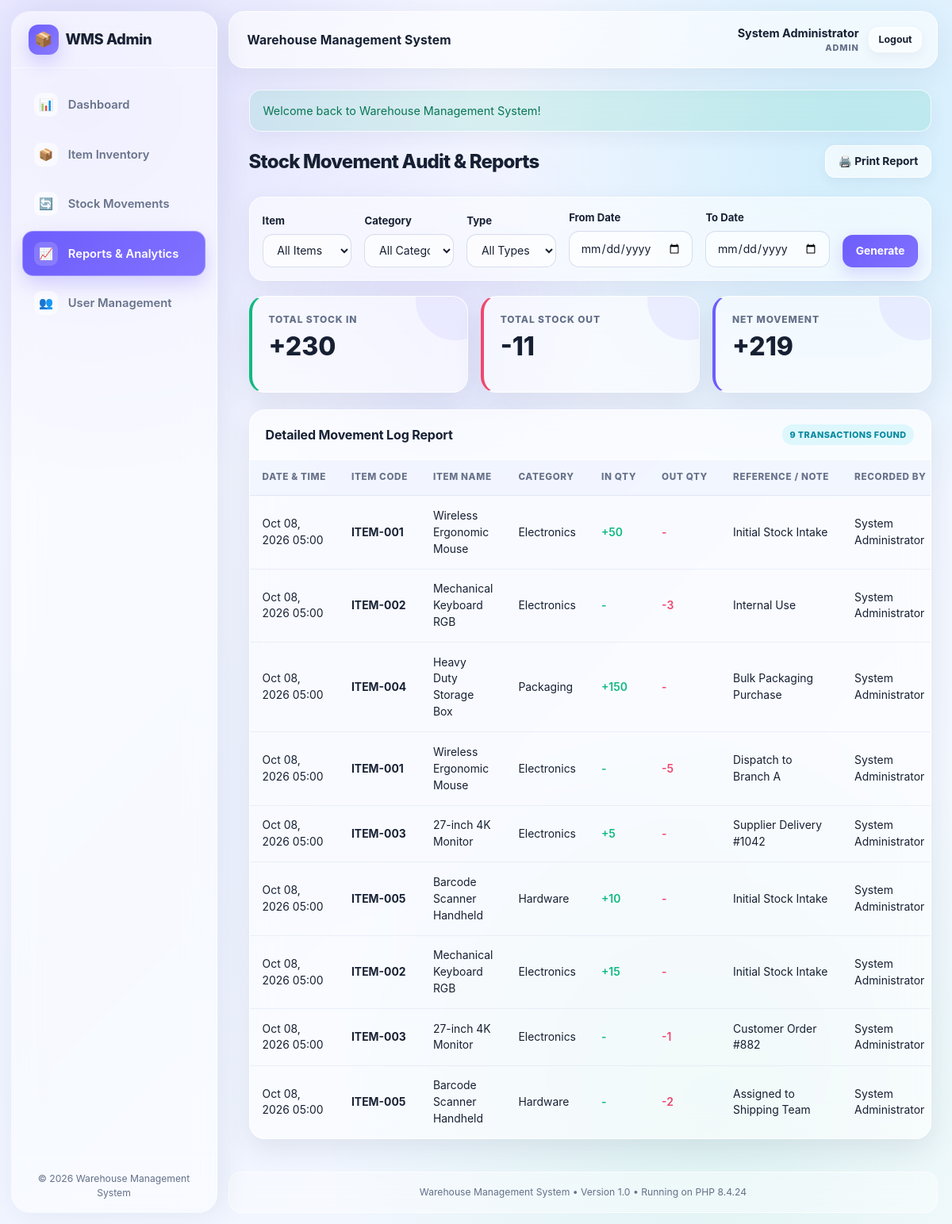
Screenshot of /admin/reports.php (signed in) with the database file from the repository.
### tables this page shows
CREATE TABLE IF NOT EXISTS `stock_movements` (
  `id` INT UNSIGNED AUTO_INCREMENT PRIMARY KEY,
  `item_id` INT UNSIGNED NOT NULL,
  `movement_type` ENUM('IN', 'OUT') NOT NULL,
  `quantity` INT NOT NULL,
  `movement_date` DATETIME NOT NULL DEFAULT CURRENT_TIMESTAMP,
  `reference_note` VARCHAR(255) DEFAULT NULL,
  `created_by` INT UNSIGNED NOT NULL,
  `created_at` DATETIME NOT NULL DEFAULT CURRENT_TIMESTAMP,
  CONSTRAINT `fk_movements_item` FOREIGN KEY (`item_id`) REFERENCES `items` (`id`) ON DELETE RESTRICT ON UPDATE CASCADE,
  CONSTRAINT `fk_movements_user` FOREIGN KEY (`created_by`) REFERENCES `users` (`id`) ON DELETE RESTRICT ON UPDATE CASCADE,
  CONSTRAINT `chk_movement_quantity_positive` CHECK (`quantity` > 0),
  INDEX `idx_item_id` (`item_id`),
  INDEX `idx_movement_type` (`movement_type`),
  INDEX `idx_movement_date` (`movement_date`),
  INDEX `idx_created_by` (`created_by`)
);

CREATE TABLE IF NOT EXISTS `items` (
  `id` INT UNSIGNED AUTO_INCREMENT PRIMARY KEY,
  `item_code` VARCHAR(50) NOT NULL UNIQUE,
  `item_name` VARCHAR(150) NOT NULL,
  `category` VARCHAR(100) NOT NULL,
  `location` VARCHAR(100) NOT NULL,
  `quantity` INT NOT NULL DEFAULT 0,
  `unit` VARCHAR(20) NOT NULL DEFAULT 'pcs',
  `reorder_level` INT NOT NULL DEFAULT 5,
  `created_at` DATETIME NOT NULL DEFAULT CURRENT_TIMESTAMP,
  `updated_at` DATETIME NOT NULL DEFAULT CURRENT_TIMESTAMP ON UPDATE CURRENT_TIMESTAMP,
  CONSTRAINT `chk_quantity_nonnegative` CHECK (`quantity` >= 0),
  CONSTRAINT `chk_reorder_nonnegative` CHECK (`reorder_level` >= 0),
  INDEX `idx_item_code` (`item_code`),
  INDEX `idx_item_name` (`item_name`),
  INDEX `idx_category` (`category`),
  INDEX `idx_location` (`location`)
);

CREATE TABLE IF NOT EXISTS `users` (
  `id` INT UNSIGNED AUTO_INCREMENT PRIMARY KEY,
  `full_name` VARCHAR(100) NOT NULL,
  `username` VARCHAR(50) NOT NULL UNIQUE,
  `password_hash` VARCHAR(255) NOT NULL,
  `role` ENUM('admin', 'user') NOT NULL DEFAULT 'user',
  `is_active` TINYINT(1) NOT NULL DEFAULT 1,
  `created_at` DATETIME NOT NULL DEFAULT CURRENT_TIMESTAMP,
  `updated_at` DATETIME NOT NULL DEFAULT CURRENT_TIMESTAMP ON UPDATE CURRENT_TIMESTAMP,
  INDEX `idx_username` (`username`),
  INDEX `idx_role` (`role`)
);

### includes/functions.php (called while the page is built, shortened)
<?php
function e(?string $value): string {
    return htmlspecialchars($value ?? '', ENT_QUOTES | ENT_SUBSTITUTE, 'UTF-8');
}
function url(string $path = ''): string {
    $cleanPath = '/' . ltrim($path, '/');
    return BASE_PATH . $cleanPath;
}
function format_number(int $number): string {
    return number_format($number);
}
function format_datetime(?string $datetime): string {
    return date('M d, Y H:i', strtotime($datetime));
}

### admin/reports.php (the view, shortened to what this page needs)
<?php
$pdo = getDBConnection();
$startDate      = trim($_GET['start_date'] ?? '');
$endDate        = trim($_GET['end_date'] ?? '');
$sql = '
    SELECT sm.id, sm.movement_type, sm.quantity, sm.movement_date, sm.reference_note,
           i.item_code, i.item_name, i.category, u.full_name as user_name
    FROM stock_movements sm
    JOIN items i ON sm.item_id = i.id
    JOIN users u ON sm.created_by = u.id
    WHERE 1=1
';
$params = [];
$sql .= ' ORDER BY sm.movement_date DESC';
$stmt = $pdo->prepare($sql);
$stmt->execute($params);
$reportRows = $stmt->fetchAll();
$totalIn = 0;
$totalOut = 0;
foreach ($reportRows as $row) {
    if ($row['movement_type'] === 'IN') {
        $totalIn += (int)$row['quantity'];
    } elseif ($row['movement_type'] === 'OUT') {
        $totalOut += (int)$row['quantity'];
    }
}
$netMovement = $totalIn - $totalOut;
require_once __DIR__ . '/../includes/header.php';
?>
<div class="page-header">
    <h1 class="page-title">Stock Movement Audit & Reports</h1>
    <div class="no-print">
        <button type="button" class="btn btn-secondary" onclick="window.print()">🖨️ Print Report</button>
    </div>
</div>
<form action="<?= url('admin/reports.php') ?>" method="GET" class="filter-bar no-print">
    <div class="form-group" style="flex: 1; margin-bottom: 0;">
        <label for="item_id" class="form-label">Item</label>
        <select name="item_id" id="item_id" class="form-control">
            <option value="0">All Items</option>
        </select>
    </div>
    <div class="form-group" style="flex: 1; margin-bottom: 0;">
        <label for="category" class="form-label">Category</label>
        <select name="category" id="category" class="form-control">
            <option value="">All Categories</option>
        </select>
    </div>
    <div class="form-group" style="flex: 1; margin-bottom: 0;">
        <label for="movement_type" class="form-label">Type</label>
        <select name="movement_type" id="movement_type" class="form-control">
            <option value="">All Types (IN & OUT)</option>
        </select>
    </div>
    <div class="form-group" style="flex: 1; margin-bottom: 0;">
        <label for="start_date" class="form-label">From Date</label>
        <input type="date" name="start_date" id="start_date" class="form-control" value="<?= e($startDate) ?>">
    </div>
    <div class="form-group" style="flex: 1; margin-bottom: 0;">
        <label for="end_date" class="form-label">To Date</label>
        <input type="date" name="end_date" id="end_date" class="form-control" value="<?= e($endDate) ?>">
    </div>
    <div style="display: flex; gap: 0.5rem; align-self: flex-end;">
        <button type="submit" class="btn btn-primary">Generate</button>
    </div>
</form>
<div class="stats-grid">
    <div class="stat-card success">
        <div class="stat-label">Total Stock IN</div>
        <div class="stat-value">+<?= format_number($totalIn) ?></div>
    </div>
    <div class="stat-card danger">
        <div class="stat-label">Total Stock OUT</div>
        <div class="stat-value">-<?= format_number($totalOut) ?></div>
    </div>
    <div class="stat-card <?= $netMovement >= 0 ? 'info' : 'warning' ?>">
        <div class="stat-label">Net Movement</div>
        <div class="stat-value"><?= $netMovement >= 0 ? '+' : '' ?><?= format_number($netMovement) ?></div>
    </div>
</div>
<div class="card">
    <div class="card-header">
        <h2 class="card-title">Detailed Movement Log Report</h2>
        <span class="badge badge-info"><?= count($reportRows) ?> Transactions Found</span>
    </div>
    <div class="card-body" style="padding: 0;">
        <div class="table-responsive">
            <table class="table">
                <thead>
                    <tr>
                        <th>Date & Time</th>
                        <th>Item Code</th>
                        <th>Item Name</th>
                        <th>Category</th>
                        <th>IN Qty</th>
                        <th>OUT Qty</th>
                        <th>Reference / Note</th>
                        <th>Recorded By</th>
                    </tr>
                </thead>
                <tbody>
                    <?php if (empty($reportRows)): ?>
                        <tr>
                            <td colspan="8" style="text-align: center; padding: 2rem; color: var(--text-muted);">
                                No movement records match the report criteria.
                            </td>
                        </tr>
                    <?php else: ?>
                        <?php foreach ($reportRows as $row): ?>
                            <tr>
                                <td><?= format_datetime($row['movement_date']) ?></td>
                                <td><strong><?= e($row['item_code']) ?></strong></td>
                                <td><?= e($row['item_name']) ?></td>
                                <td><?= e($row['category']) ?></td>
                                <td style="color: var(--success-color); font-weight: 600;">
                                    <?= $row['movement_type'] === 'IN' ? '+' . format_number((int)$row['quantity']) : '-' ?>
                                </td>
                                <td style="color: var(--danger-color); font-weight: 600;">
                                    <?= $row['movement_type'] === 'OUT' ? '-' . format_number((int)$row['quantity']) : '-' ?>
                                </td>
                                <td><?= e($row['reference_note'] ?: '-') ?></td>
                                <td><?= e($row['user_name']) ?></td>
                            </tr>
                        <?php endforeach; ?>
                    <?php endif; ?>
                </tbody>
            </table>
        </div>
    </div>
</div>
<?php require_once __DIR__ . '/../includes/footer.php'; ?>

### rows the page displays
stock_movements: movement_date "Oct 08, 2026 05:00", item.item_code "ITEM-001", item.item_name "Wireless Ergonomic Mouse", item.category "Electronics", quantity "50", reference_note "Initial Stock Intake", created_by.full_name "System Administrator"
stock_movements: movement_date "Oct 08, 2026 05:00", item.item_code "ITEM-002", item.item_name "Mechanical Keyboard RGB", item.category "Electronics", quantity "3", reference_note "Internal Use", created_by.full_name "System Administrator"
stock_movements: movement_date "Oct 08, 2026 05:00", item.item_code "ITEM-004", item.item_name "Heavy Duty Storage Box", item.category "Packaging", quantity "150", reference_note "Bulk Packaging Purchase", created_by.full_name "System Administrator"
stock_movements: movement_date "Oct 08, 2026 05:00", item.item_code "ITEM-001", item.item_name "Wireless Ergonomic Mouse", item.category "Electronics", quantity "5", reference_note "Dispatch to Branch A", created_by.full_name "System Administrator"
stock_movements: movement_date "Oct 08, 2026 05:00", item.item_code "ITEM-003", item.item_name "27-inch 4K Monitor", item.category "Electronics", quantity "5", reference_note "Supplier Delivery #1042", created_by.full_name "System Administrator"
stock_movements: movement_date "Oct 08, 2026 05:00", item.item_code "ITEM-005", item.item_name "Barcode Scanner Handheld", item.category "Hardware", quantity "10", reference_note "Initial Stock Intake", created_by.full_name "System Administrator"
stock_movements: movement_date "Oct 08, 2026 05:00", item.item_code "ITEM-002", item.item_name "Mechanical Keyboard RGB", item.category "Electronics", quantity "15", reference_note "Initial Stock Intake", created_by.full_name "System Administrator"
stock_movements: movement_date "Oct 08, 2026 05:00", item.item_code "ITEM-003", item.item_name "27-inch 4K Monitor", item.category "Electronics", quantity "1", reference_note "Customer Order #882", created_by.full_name "System Administrator"
stock_movements: movement_date "Oct 08, 2026 05:00", item.item_code "ITEM-005", item.item_name "Barcode Scanner Handheld", item.category "Hardware", quantity "2", reference_note "Assigned to Shipping Team", created_by.full_name "System Administrator"

### other values shown
APP_NAME "Warehouse Management System"
$currentUser['full_name'] "System Administrator"
$currentUser['role'] "ADMIN"
$message = $msg['message'] "Welcome back to Warehouse Management System!"
format_number($totalIn) "230"
format_number($totalOut) "11"
format_number($netMovement) "219"
count($reportRows) "9"
PHP_VERSION "8.4.24"
